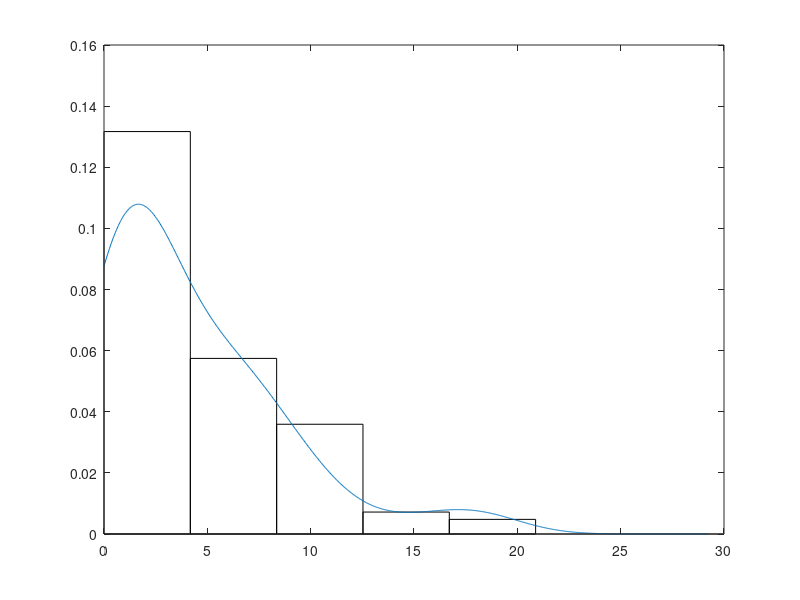

The MATLAB script that drew this image:

clf
data = exprnd(5,1,100);
n = length(data);

h = 2.15*sqrt(var(data))*n^(-1/5);
t0 = 0;
tm = max(data)+1;
bins = t0:h:tm;
vk = histc(data,bins);
vk(end) = [];

fhat = vk/(n*h);

bc2=(t0-h/2):h:(tm+h/2);
binh = [0 fhat 0];

xinterp = linspace(min(bc2),max(bc2));
fp = interp1(bc2, binh, xinterp);
tm = max(bins);
bc = (t0+h/2):h:(tm-h/2);
bar(bc,fhat,1,'w')
hold on



% axis([30 120 0 0.035])
area = trapz(xinterp,fp);


len = 1000;
x = linspace(0,tm,len);
fhatN = zeros(size(x));
hn = 1.06*n^(-1/5)*std(data);
idx = interp1(x,1:length(x),5,'nearest');
PE_N = zeros(1,100);
for k = 1:100
    fhatN = 0;
    data = exprnd(5,1,100);
    for i=1:n
       f=exp(-(1/(2*hn^2))*(x-data(i)).^2)/sqrt(2*pi)/hn;
       fhatN = fhatN+f/(n);
    end
    PE_N(k) = fhatN(idx);
end
plot(x,fhatN);
fhatE = zeros(size(x));
he = hn*(30*sqrt(pi))^(1/5);

PE_E = zeros(1,100);

for k = 1:100
    fhatE = 0;
    data = exprnd(5,1,100);
    for i=1:n
        dom = (x-data(i))/he;
        for j = 1:len
            if abs(dom(j)) <= 1
                f(j) = (3/4)*(1-((x(j)-data(i))/he).^2)/he;
            else
                f(j) = 0;
            end
        end
       fhatE = fhatE+f/(n);
    end
    PE_E(k) = fhatE(idx);
 
end

% 
% plot(x,fhatN,'b',x,fhatE,'r')
MSE_N = sum((exppdf(5,5) - PE_N).^2)/100;
MSE_E = sum((exppdf(5,5) - PE_E).^2)/100;
fprintf( 'The MSE for the Normal Kernel Density Estimation:  %10.5f\n', MSE_N)
fprintf( 'The MSE for the Epan Kernel Density Estimation:  %10.5f\n', MSE_E)

